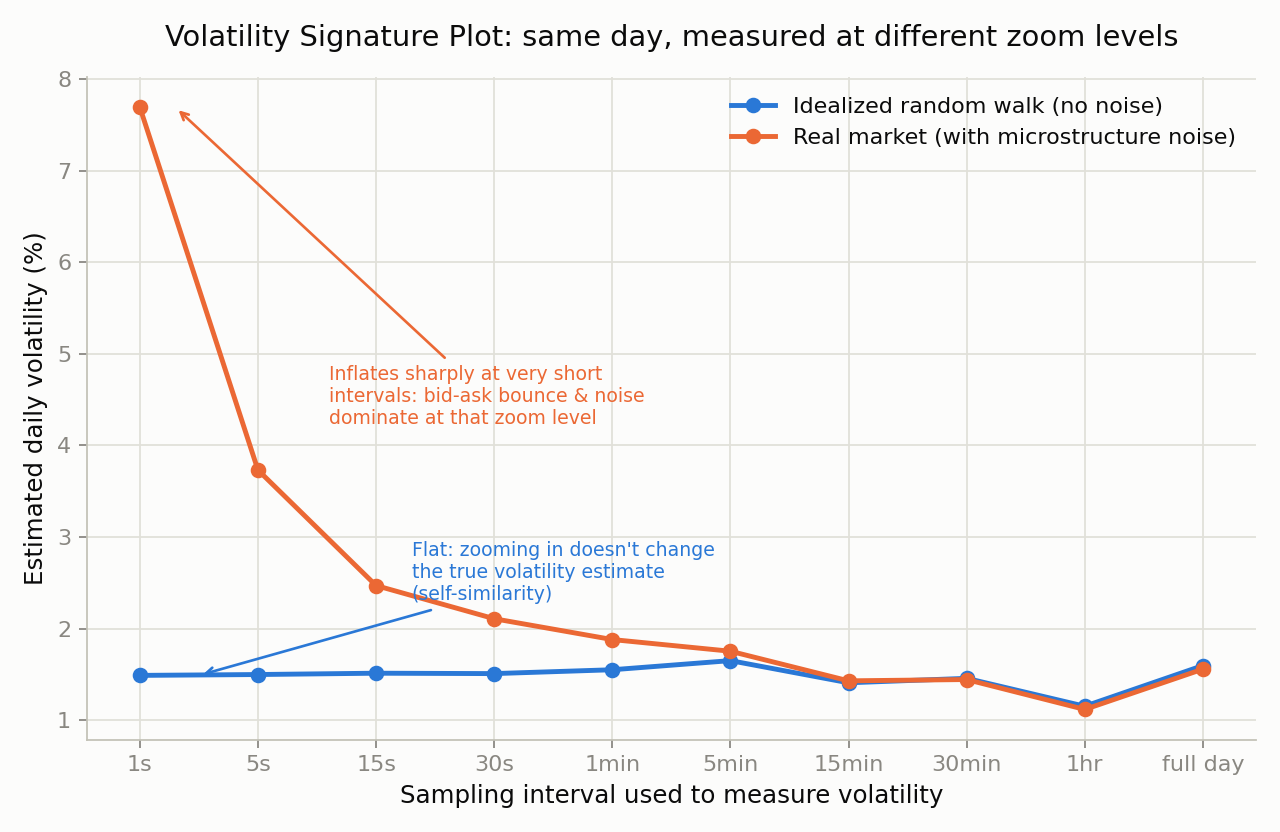

This chart was generated by the following Python code:
import numpy as np
import matplotlib.pyplot as plt
import matplotlib.font_manager as fm

rng = np.random.default_rng(7)

# --- Simulate one trading day at 1-second resolution ---
N_FINE = 23400          # ~6.5 hour trading day, 1-second bars
DAILY_VOL = 0.015       # true daily return volatility ~1.5%
sigma_fine = DAILY_VOL / np.sqrt(N_FINE)

true_log_returns = rng.normal(0, sigma_fine, N_FINE)
true_log_price = np.cumsum(true_log_returns)   # pure random walk, no noise

# --- Microstructure noise: bid-ask bounce-style iid noise on TOP of the true price ---
NOISE_STD = 0.00035     # ~3.5 bps per observation -- small, but constant regardless of Δt
noise = rng.normal(0, NOISE_STD, N_FINE)
observed_log_price = true_log_price + noise

# --- Sampling intervals to test (in seconds) ---
intervals_sec = [1, 5, 15, 30, 60, 300, 900, 1800, 3600, N_FINE]
labels = ["1s", "5s", "15s", "30s", "1min", "5min", "15min", "30min", "1hr", "full day"]

def realized_vol(path, step):
    sampled = path[::step]
    if sampled[-1] != path[-1]:
        sampled = np.append(sampled, path[-1])
    rets = np.diff(sampled)
    rv = np.sum(rets**2)          # realized variance for the day
    return np.sqrt(rv) * 100      # as a % daily vol estimate

vol_true = [realized_vol(true_log_price, s) for s in intervals_sec]
vol_noisy = [realized_vol(observed_log_price, s) for s in intervals_sec]

# --- Plot, styled per project palette ---
plt.rcParams["font.family"] = "DejaVu Sans"
fig, ax = plt.subplots(figsize=(8, 5.2), dpi=160)
fig.patch.set_facecolor("#fcfcfb")
ax.set_facecolor("#fcfcfb")

x = np.arange(len(intervals_sec))
ax.plot(x, vol_true, marker="o", color="#2a78d6", linewidth=2.2, label="Idealized random walk (no noise)")
ax.plot(x, vol_noisy, marker="o", color="#eb6834", linewidth=2.2, label="Real market (with microstructure noise)")

ax.set_xticks(x)
ax.set_xticklabels(labels, rotation=0, color="#52514e")
ax.invert_xaxis()  # finest sampling on the right, coarsest on the left -> zoom-in reads left-to-right... actually keep natural
ax.invert_xaxis()  # undo: keep left=finest (1s) to right=full day, natural reading order

ax.set_ylabel("Estimated daily volatility (%)", color="#0b0b0b", fontsize=11)
ax.set_xlabel("Sampling interval used to measure volatility", color="#0b0b0b", fontsize=11)
ax.set_title("Volatility Signature Plot: same day, measured at different zoom levels", color="#0b0b0b", fontsize=13, pad=14)

ax.grid(True, color="#e1e0d9", linewidth=0.8)
ax.spines["top"].set_visible(False)
ax.spines["right"].set_visible(False)
ax.spines["left"].set_color("#c3c2b7")
ax.spines["bottom"].set_color("#c3c2b7")
ax.tick_params(colors="#898781")

ax.legend(frameon=False, loc="upper right", fontsize=10, labelcolor="#0b0b0b")

ax.annotate("Flat: zooming in doesn't change\nthe true volatility estimate\n(self-similarity)",
            xy=(0.5, vol_true[0]), xytext=(2.3, vol_true[0]*1.55),
            fontsize=8.5, color="#2a78d6",
            arrowprops=dict(arrowstyle="->", color="#2a78d6", lw=1.2))

ax.annotate("Inflates sharply at very short\nintervals: bid-ask bounce & noise\ndominate at that zoom level",
            xy=(0.3, vol_noisy[0]), xytext=(1.6, vol_noisy[0]*0.55),
            fontsize=8.5, color="#eb6834",
            arrowprops=dict(arrowstyle="->", color="#eb6834", lw=1.2))

plt.tight_layout()
plt.savefig("/home/claude/quant-roadmap/unit2/signature_plot.png", facecolor=fig.get_facecolor())
print("true (no noise):", [round(v,3) for v in vol_true])
print("noisy (real-market-like):", [round(v,3) for v in vol_noisy])
